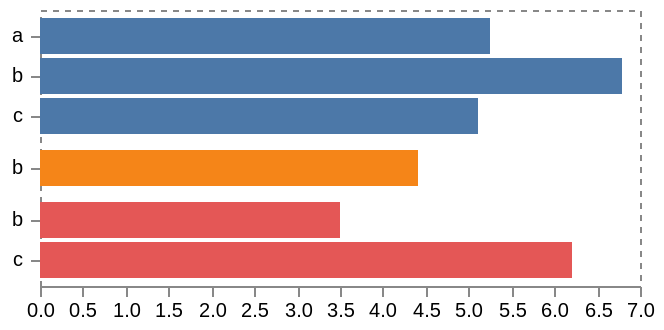

The specification (Vega-Lite) saved for this image:
### Vega specification from a JSON file in a GitHub repository (floating-point values rounded to 4 significant figures)
{"$schema": "https://vega.github.io/schema/vega/v3.0.json", "width": 300, "padding": 5, "autosize": "pad", "encode": {"enter": {"fill": {"value": "transparent"}, "strokeWidth": {"value": 1}, "stroke": {"value": "#888"}}, "update": {"strokeDash": {"value": [3, 3]}}, "hover": {"strokeDash": {"value": []}}}, "signals": [{"name": "rangeStep", "value": 20, "bind": {"input": "range", "min": 5, "max": 50, "step": 1}}, {"name": "innerPadding", "value": 0.1, "bind": {"input": "range", "min": 0, "max": 1}}, {"name": "outerPadding", "value": 0.2, "bind": {"input": "range", "min": 0, "max": 1}}, {"name": "height", "update": "trellisExtent[1]"}], "data": [{"name": "tuples", "values": [{"a": 0, "b": "a", "c": 6.3}, {"a": 0, "b": "a", "c": 4.2}, {"a": 0, "b": "b", "c": 6.8}, {"a": 0, "b": "c", "c": 5.1}, {"a": 1, "b": "b", "c": 4.4}, {"a": 2, "b": "b", "c": 3.5}, {"a": 2, "b": "c", "c": 6.2}], "transform": [{"type": "aggregate", "groupby": ["a", "b"], "fields": ["c"], "ops": ["average"], "as": ["c"]}]}, {"name": "trellis", "source": "tuples", "transform": [{"type": "aggregate", "groupby": ["a"]}, {"type": "formula", "as": "span", "expr": "rangeStep * bandspace(datum.count, innerPadding, outerPadding)"}, {"type": "stack", "field": "span"}, {"type": "extent", "field": "y1", "signal": "trellisExtent"}]}], "scales": [{"name": "xscale", "domain": {"data": "tuples", "field": "c"}, "nice": true, "zero": true, "round": true, "range": "width"}, {"name": "color", "type": "ordinal", "range": "category", "domain": {"data": "trellis", "field": "a"}}], "axes": [{"orient": "bottom", "scale": "xscale", "domain": true}], "marks": [{"type": "group", "from": {"data": "trellis", "facet": {"name": "faceted_tuples", "data": "tuples", "groupby": "a"}}, "encode": {"enter": {"x": {"value": 0}, "width": {"signal": "width"}}, "update": {"y": {"field": "y0"}, "y2": {"field": "y1"}}}, "scales": [{"name": "yscale", "type": "band", "paddingInner": {"signal": "innerPadding"}, "paddingOuter": {"signal": "outerPadding"}, "round": true, "domain": {"data": "faceted_tuples", "field": "b"}, "range": {"step": {"signal": "rangeStep"}}}], "axes": [{"orient": "left", "scale": "yscale", "tick": false, "domain": false, "labelPadding": 4}], "marks": [{"type": "rect", "from": {"data": "faceted_tuples"}, "encode": {"enter": {"x": {"value": 0}, "x2": {"scale": "xscale", "field": "c"}, "fill": {"scale": "color", "field": "a"}, "strokeWidth": {"value": 2}}, "update": {"y": {"scale": "yscale", "field": "b"}, "height": {"scale": "yscale", "band": 1}, "stroke": {"value": null}, "zindex": {"value": 0}}, "hover": {"stroke": {"value": "firebrick"}, "zindex": {"value": 1}}}}]}]}
